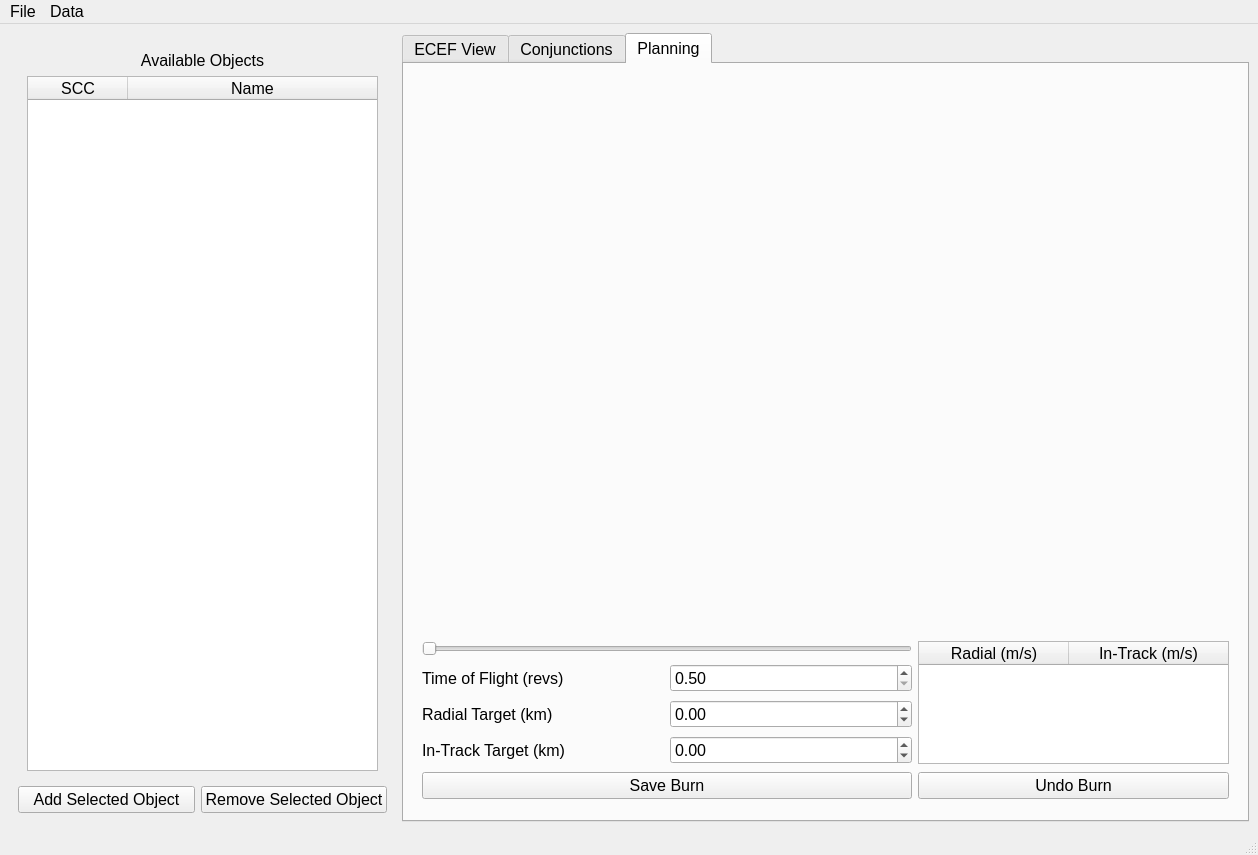
<?xml version="1.0" encoding="UTF-8"?>
<ui version="4.0">
 <class>MainWindow</class>
 <widget class="QMainWindow" name="MainWindow">
  <property name="geometry">
   <rect>
    <x>0</x>
    <y>0</y>
    <width>1258</width>
    <height>855</height>
   </rect>
  </property>
  <property name="font">
   <font>
    <pointsize>12</pointsize>
   </font>
  </property>
  <property name="windowTitle">
   <string>OpenSpace GUI</string>
  </property>
  <widget class="QWidget" name="centralwidget">
   <layout class="QGridLayout" name="gridLayout_2">
    <item row="0" column="0">
     <widget class="QFrame" name="">
      <property name="maximumSize">
       <size>
        <width>387</width>
        <height>16777215</height>
       </size>
      </property>
      <layout class="QVBoxLayout" name="verticalLayout">
       <item>
        <widget class="QFrame" name="">
         <layout class="QVBoxLayout" name="verticalLayout_2">
          <item>
           <widget class="QLabel" name="label">
            <property name="text">
             <string>Available Objects</string>
            </property>
            <property name="alignment">
             <set>Qt::AlignCenter</set>
            </property>
           </widget>
          </item>
          <item>
           <widget class="QTableWidget" name="available_sccs_table">
            <property name="maximumSize">
             <size>
              <width>383</width>
              <height>16777215</height>
             </size>
            </property>
            <property name="editTriggers">
             <set>QAbstractItemView::NoEditTriggers</set>
            </property>
            <attribute name="horizontalHeaderStretchLastSection">
             <bool>true</bool>
            </attribute>
            <attribute name="verticalHeaderVisible">
             <bool>false</bool>
            </attribute>
            <column>
             <property name="text">
              <string>SCC</string>
             </property>
            </column>
            <column>
             <property name="text">
              <string>Name</string>
             </property>
            </column>
           </widget>
          </item>
         </layout>
        </widget>
       </item>
       <item>
        <layout class="QHBoxLayout" name="horizontalLayout">
         <item>
          <widget class="QPushButton" name="add_object_button">
           <property name="text">
            <string>Add Selected Object</string>
           </property>
          </widget>
         </item>
         <item>
          <widget class="QPushButton" name="remove_object_button">
           <property name="text">
            <string>Remove Selected Object</string>
           </property>
          </widget>
         </item>
        </layout>
       </item>
      </layout>
     </widget>
    </item>
    <item row="0" column="1">
     <widget class="QTabWidget" name="tabWidget">
      <property name="currentIndex">
       <number>2</number>
      </property>
      <widget class="QWidget" name="tab">
       <attribute name="title">
        <string>ECEF View</string>
       </attribute>
       <layout class="QGridLayout" name="gridLayout">
        <item row="0" column="0">
         <widget class="PlotWidget" name="rel_geo_plot" native="true">
          <property name="sizePolicy">
           <sizepolicy hsizetype="Expanding" vsizetype="Expanding">
            <horstretch>0</horstretch>
            <verstretch>0</verstretch>
           </sizepolicy>
          </property>
          <property name="minimumSize">
           <size>
            <width>1</width>
            <height>0</height>
           </size>
          </property>
         </widget>
        </item>
       </layout>
      </widget>
      <widget class="QWidget" name="tab_2">
       <attribute name="title">
        <string>Conjunctions</string>
       </attribute>
       <layout class="QGridLayout" name="gridLayout_3">
        <item row="0" column="0">
         <widget class="QSplitter" name="splitter">
          <property name="orientation">
           <enum>Qt::Vertical</enum>
          </property>
          <widget class="PlotWidget" name="ca_plot" native="true">
           <property name="minimumSize">
            <size>
             <width>581</width>
             <height>481</height>
            </size>
           </property>
          </widget>
          <widget class="QTableWidget" name="ca_table">
           <property name="editTriggers">
            <set>QAbstractItemView::NoEditTriggers</set>
           </property>
           <attribute name="horizontalHeaderStretchLastSection">
            <bool>true</bool>
           </attribute>
           <attribute name="verticalHeaderVisible">
            <bool>false</bool>
           </attribute>
           <column>
            <property name="text">
             <string>SCC</string>
            </property>
           </column>
           <column>
            <property name="text">
             <string>Name</string>
            </property>
           </column>
           <column>
            <property name="text">
             <string>SCC</string>
            </property>
           </column>
           <column>
            <property name="text">
             <string>Name</string>
            </property>
           </column>
           <column>
            <property name="text">
             <string>Range</string>
            </property>
           </column>
          </widget>
         </widget>
        </item>
        <item row="1" column="0">
         <widget class="QPushButton" name="ca_button">
          <property name="text">
           <string>Quick Filter</string>
          </property>
         </widget>
        </item>
       </layout>
      </widget>
      <widget class="QWidget" name="plan_tab">
       <attribute name="title">
        <string>Planning</string>
       </attribute>
       <layout class="QGridLayout" name="gridLayout_5">
        <item row="0" column="0">
         <widget class="PlotWidget" name="plan_plot" native="true"/>
        </item>
        <item row="1" column="0">
         <widget class="QFrame" name="">
          <property name="maximumSize">
           <size>
            <width>16777215</width>
            <height>181</height>
           </size>
          </property>
          <layout class="QGridLayout" name="gridLayout_4">
           <item row="0" column="0" colspan="2">
            <widget class="QSlider" name="burn_time">
             <property name="maximum">
              <number>259200</number>
             </property>
             <property name="singleStep">
              <number>600</number>
             </property>
             <property name="pageStep">
              <number>600</number>
             </property>
             <property name="orientation">
              <enum>Qt::Horizontal</enum>
             </property>
            </widget>
           </item>
           <item row="0" column="2" rowspan="4">
            <widget class="QTableWidget" name="tableWidget">
             <property name="minimumSize">
              <size>
               <width>311</width>
               <height>0</height>
              </size>
             </property>
             <property name="maximumSize">
              <size>
               <width>311</width>
               <height>129</height>
              </size>
             </property>
             <attribute name="horizontalHeaderMinimumSectionSize">
              <number>150</number>
             </attribute>
             <attribute name="horizontalHeaderStretchLastSection">
              <bool>true</bool>
             </attribute>
             <column>
              <property name="text">
               <string>Radial (m/s)</string>
              </property>
             </column>
             <column>
              <property name="text">
               <string>In-Track (m/s)</string>
              </property>
             </column>
            </widget>
           </item>
           <item row="1" column="0">
            <widget class="QLabel" name="label_2">
             <property name="text">
              <string>Time of Flight (revs)</string>
             </property>
            </widget>
           </item>
           <item row="1" column="1">
            <widget class="QDoubleSpinBox" name="tof_input">
             <property name="minimum">
              <double>0.500000000000000</double>
             </property>
             <property name="maximum">
              <double>7.000000000000000</double>
             </property>
             <property name="singleStep">
              <double>0.250000000000000</double>
             </property>
             <property name="value">
              <double>0.500000000000000</double>
             </property>
            </widget>
           </item>
           <item row="2" column="0">
            <widget class="QLabel" name="label_3">
             <property name="text">
              <string>Radial Target (km)</string>
             </property>
            </widget>
           </item>
           <item row="2" column="1">
            <widget class="QDoubleSpinBox" name="radial_input">
             <property name="minimum">
              <double>-9999.000000000000000</double>
             </property>
             <property name="maximum">
              <double>9999.000000000000000</double>
             </property>
            </widget>
           </item>
           <item row="3" column="0">
            <widget class="QLabel" name="label_4">
             <property name="text">
              <string>In-Track Target (km)</string>
             </property>
            </widget>
           </item>
           <item row="3" column="1">
            <widget class="QDoubleSpinBox" name="intrack_input">
             <property name="minimum">
              <double>-9999.000000000000000</double>
             </property>
             <property name="maximum">
              <double>9999.000000000000000</double>
             </property>
            </widget>
           </item>
           <item row="4" column="0" colspan="2">
            <widget class="QPushButton" name="save_burn_button">
             <property name="text">
              <string>Save Burn</string>
             </property>
            </widget>
           </item>
           <item row="4" column="2">
            <widget class="QPushButton" name="pushButton">
             <property name="text">
              <string>Undo Burn</string>
             </property>
            </widget>
           </item>
          </layout>
         </widget>
        </item>
       </layout>
      </widget>
     </widget>
    </item>
   </layout>
  </widget>
  <widget class="QMenuBar" name="menubar">
   <property name="geometry">
    <rect>
     <x>0</x>
     <y>0</y>
     <width>1258</width>
     <height>24</height>
    </rect>
   </property>
   <widget class="QMenu" name="menuFile">
    <property name="title">
     <string>File</string>
    </property>
    <widget class="QMenu" name="menuLoad">
     <property name="title">
      <string>Load</string>
     </property>
     <widget class="QMenu" name="menuLatest_TLEs">
      <property name="title">
       <string>Latest TLEs</string>
      </property>
      <addaction name="load_active_geo_action"/>
     </widget>
     <addaction name="menuLatest_TLEs"/>
    </widget>
    <addaction name="menuLoad"/>
   </widget>
   <widget class="QMenu" name="menuData">
    <property name="title">
     <string>Data</string>
    </property>
    <widget class="QMenu" name="menuDownload">
     <property name="title">
      <string>Download</string>
     </property>
     <widget class="QMenu" name="menuLatest_TLEs_2">
      <property name="title">
       <string>Latest TLEs</string>
      </property>
      <addaction name="download_active_geo"/>
     </widget>
     <addaction name="menuLatest_TLEs_2"/>
    </widget>
    <addaction name="menuDownload"/>
   </widget>
   <addaction name="menuFile"/>
   <addaction name="menuData"/>
  </widget>
  <widget class="QStatusBar" name="statusbar"/>
  <action name="load_active_geo_action">
   <property name="text">
    <string>Active GEO</string>
   </property>
  </action>
  <action name="download_active_geo">
   <property name="text">
    <string>Active GEO</string>
   </property>
  </action>
 </widget>
 <customwidgets>
  <customwidget>
   <class>PlotWidget</class>
   <extends>QWidget</extends>
   <header>pyqtgraph</header>
   <container>1</container>
  </customwidget>
 </customwidgets>
 <resources/>
 <connections/>
</ui>
